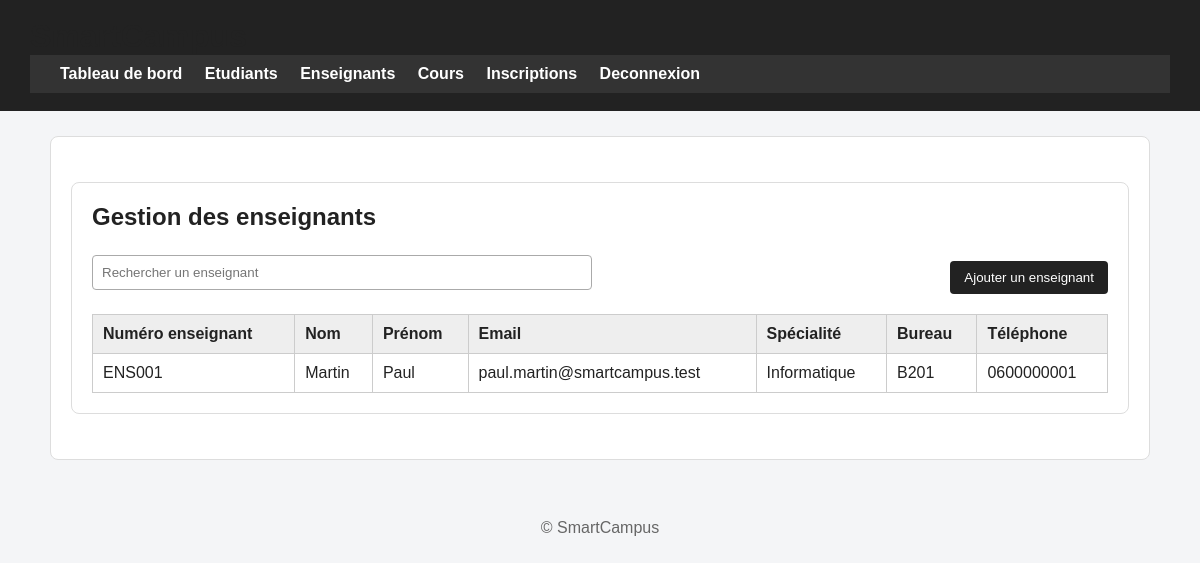
Screenshot of /admin/enseignants.php (signed in) with the database file from the repository.
### tables this page shows
CREATE TABLE enseignant (
    id_enseignant INT AUTO_INCREMENT PRIMARY KEY,
    numero_enseignant VARCHAR(50) NOT NULL,
    specialite VARCHAR(100) NOT NULL,
    bureau VARCHAR(50),
    telephone VARCHAR(30),
    id_user INT NOT NULL,
    UNIQUE (numero_enseignant),
    CONSTRAINT fk_enseignant_utilisateur
        FOREIGN KEY (id_user) REFERENCES utilisateur(id_user)
);

CREATE TABLE utilisateur (
    id_user INT AUTO_INCREMENT PRIMARY KEY,
    nom VARCHAR(100) NOT NULL,
    prenom VARCHAR(100) NOT NULL,
    email VARCHAR(150) NOT NULL,
    mot_de_passe VARCHAR(255) NOT NULL,
    role ENUM('administrateur','enseignant','etudiant') NOT NULL,
    date_creation TIMESTAMP DEFAULT CURRENT_TIMESTAMP,
    actif TINYINT(1) DEFAULT 1,
    UNIQUE (email)
);

### admin/enseignants.php (the view, shortened to what this page needs)
<?php
require_once __DIR__ . '/../config/db.php';
include __DIR__ . '/../includes/header.php';
?>
<section class="container">
    <h1>Gestion des enseignants</h1>
    <section class="toolbar"><input type="text" placeholder="Rechercher un enseignant"><button type="button">Ajouter un enseignant</button></section>
    <?php
    $sql = "SELECT enseignant.numero_enseignant, enseignant.specialite, enseignant.bureau, enseignant.telephone, utilisateur.nom, utilisateur.prenom, utilisateur.email FROM enseignant INNER JOIN utilisateur ON enseignant.id_user = utilisateur.id_user ORDER BY utilisateur.nom, utilisateur.prenom";
    $resultat = mysqli_query($conn, $sql);
    ?>
    <table>
        <thead><tr><th>Numéro enseignant</th><th>Nom</th><th>Prénom</th><th>Email</th><th>Spécialité</th><th>Bureau</th><th>Téléphone</th></tr></thead>
        <tbody>
            <?php if ($resultat && mysqli_num_rows($resultat) > 0): ?>
                <?php while ($enseignant = mysqli_fetch_assoc($resultat)): ?>
                    <tr><td><?php echo htmlspecialchars($enseignant['numero_enseignant']); ?></td><td><?php echo htmlspecialchars($enseignant['nom']); ?></td><td><?php echo htmlspecialchars($enseignant['prenom']); ?></td><td><?php echo htmlspecialchars($enseignant['email']); ?></td><td><?php echo htmlspecialchars($enseignant['specialite']); ?></td><td><?php echo htmlspecialchars($enseignant['bureau']); ?></td><td><?php echo htmlspecialchars($enseignant['telephone']); ?></td></tr>
                <?php endwhile; ?>
            <?php else: ?><tr><td colspan="7">Aucun enseignant trouvé.</td></tr><?php endif; ?>
        </tbody>
    </table>
</section>
<?php include __DIR__ . '/../includes/footer.php'; ?>

### assets/css/style.css (style rules this page uses)
* { box-sizing: border-box; }
body { margin: 0; font-family: Arial, Helvetica, sans-serif; background: #f4f5f7; color: #222; }
.container, main { max-width: 1100px; margin: 25px auto; padding: 20px; background: white; border: 1px solid #ddd; border-radius: 8px; }
h1 { margin-top: 0; color: #222; }
.toolbar { display: flex; justify-content: space-between; align-items: center; gap: 15px; margin-bottom: 20px; flex-wrap: wrap; }
input, select, textarea { width: 100%; max-width: 500px; padding: 9px; border: 1px solid #aaa; border-radius: 4px; }
button, .button { display: inline-block; border: none; background: #222; color: white; padding: 9px 14px; border-radius: 4px; text-decoration: none; cursor: pointer; margin-top: 10px; }
table { width: 100%; border-collapse: collapse; margin-top: 15px; background: white; }
th, td { border: 1px solid #ccc; padding: 10px; text-align: left; }
th { background: #eee; }

### rows the page displays
enseignant: numero_enseignant "ENS001", id_user.nom "Martin", id_user.prenom "Paul", id_user.email "paul.martin@smartcampus.test", specialite "Informatique", bureau "B201", telephone "0600000001"
